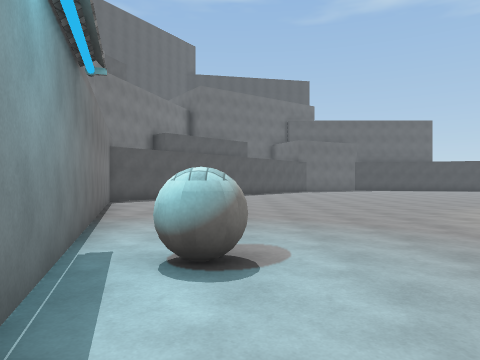
view 1 (above)

21 first-person views from a walk through a 3-D level made in the Unity game engine. The camera is 1.4 m above the floor, looks level and sees 70° across. The floor is counted in squares, 2 m on a side. Each view is taken from the middle of a square. On the plan, view 1 faces up. The plan holds only what a view shows up to about 11 squares ahead; the rest is blank. The place goes on beyond the plan. Surface patterns are stand-ins for the level's own textures.

view 2
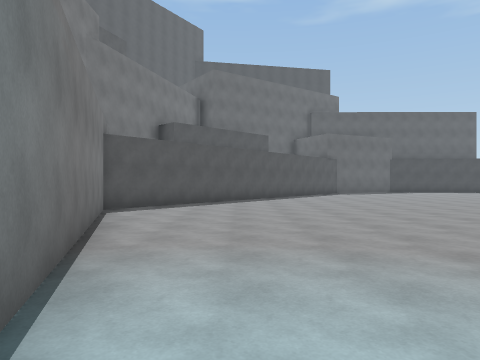

view 3
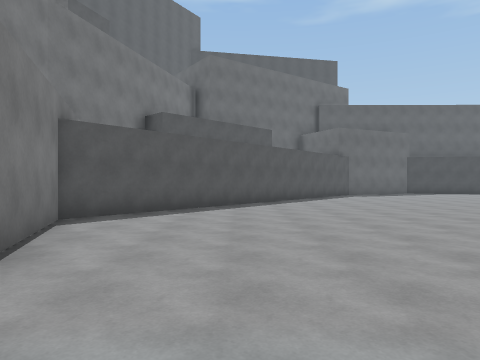

view 4
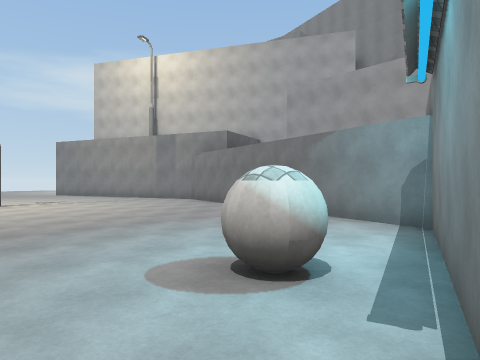

view 5
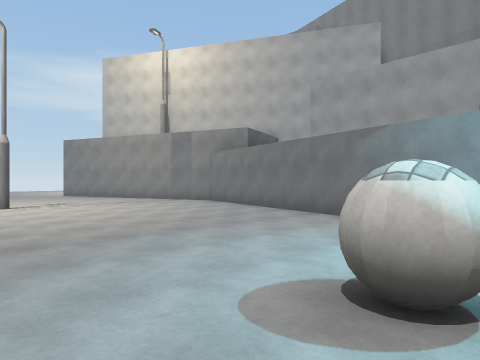

view 6
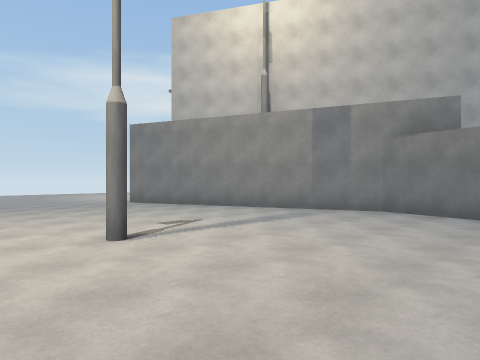

view 7
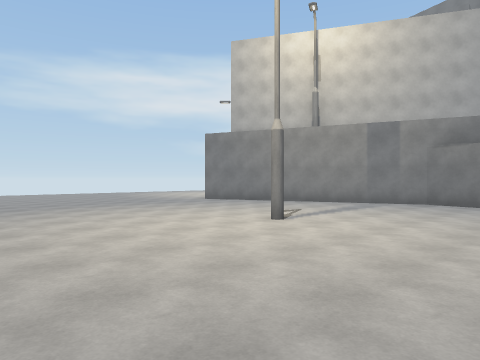

view 8
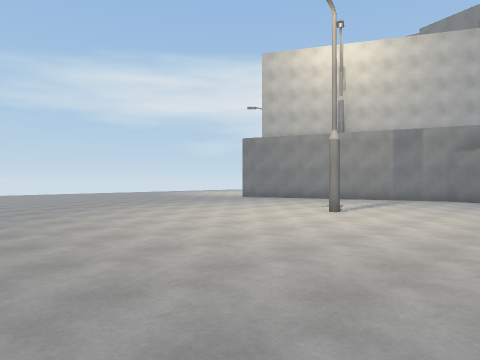

view 9
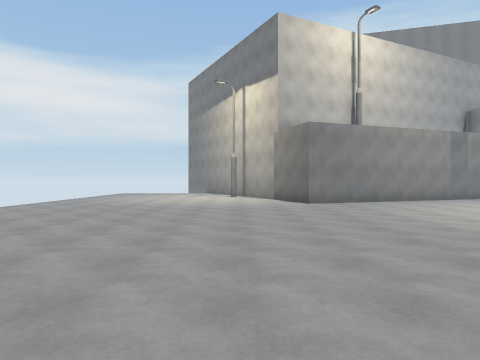

view 10
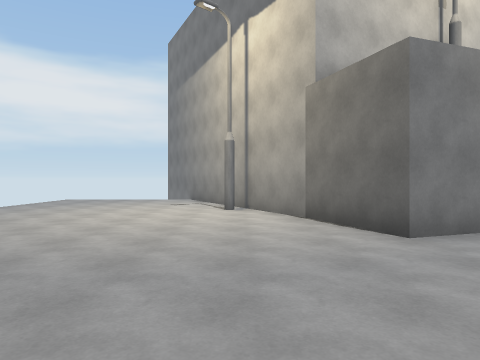

view 11
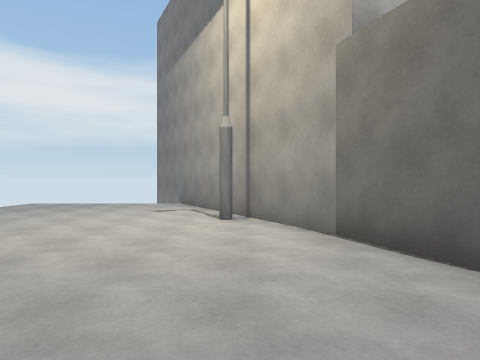

view 12
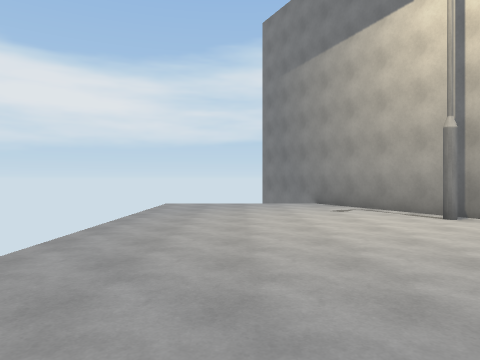

view 13
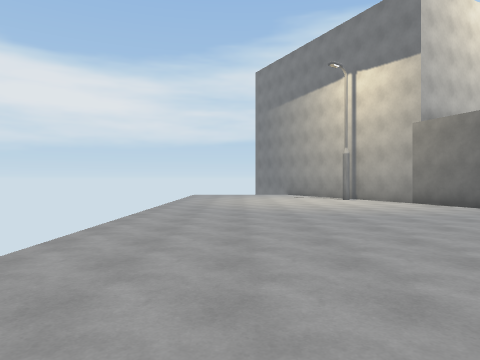

view 14
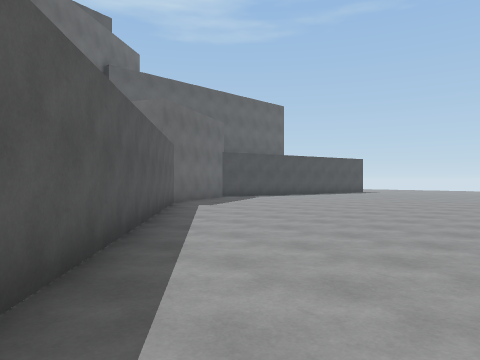

view 15
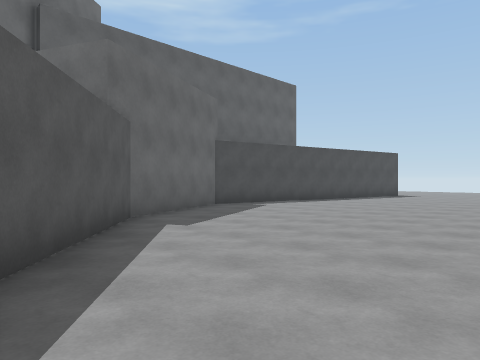

view 16
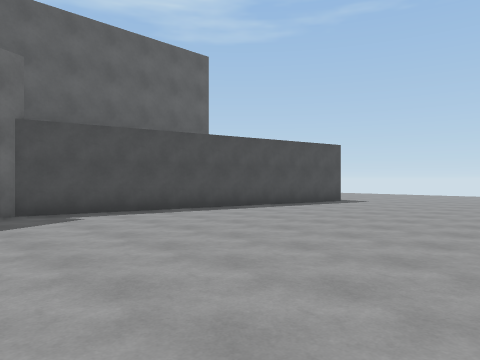

view 17
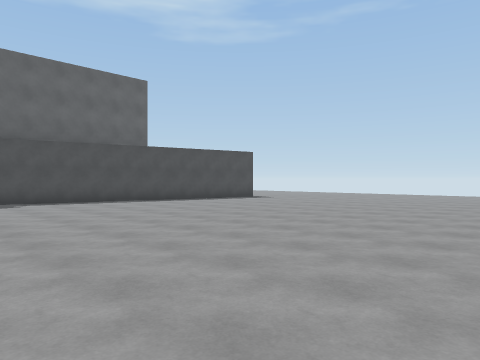

view 18
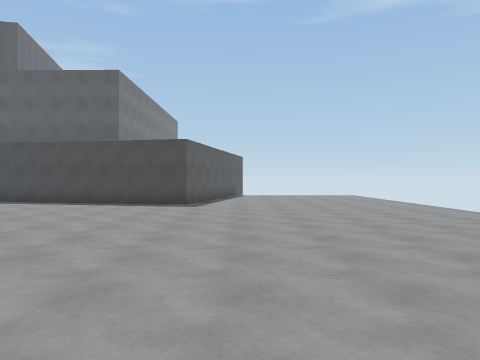

view 19
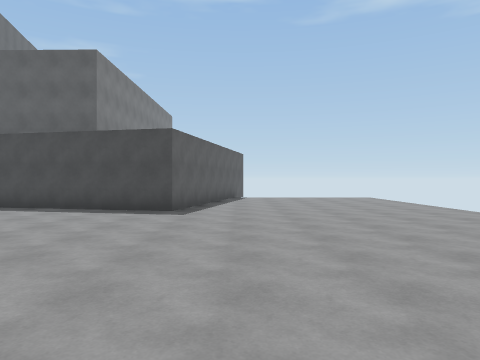

view 20
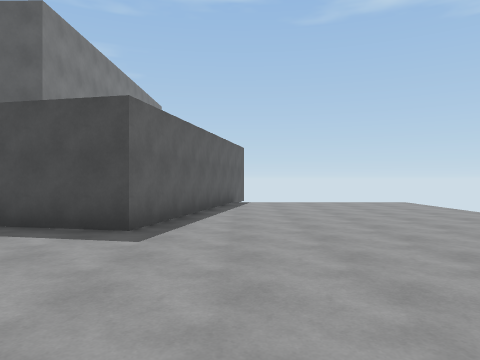

view 21
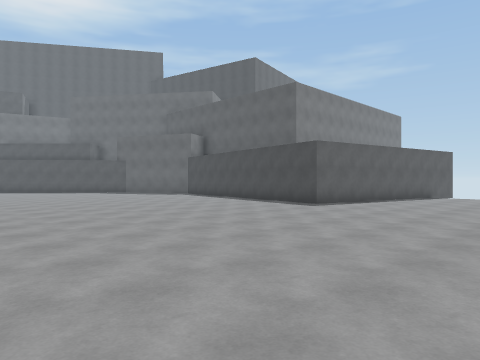

### Floor plan
Points are (right, up) in squares from view 1. A wall is a line through its corners. A room is listed if a view was taken in it or the views show most of it. See-through windows are left out.
Room 1 (views 1, 2, 3, 4, 5, 6, 7, 8, 9, 10, 11, 12, 13, 14, 15, 16, 17, 18, 19, 20, 21)
walls: (17.8, 27) (16.5, 20.7) (7.6, 22.6) (4.1, 21) (-4.2, 11) (-0.5, -0.4) (8.1, -2.6) (15, -0.1) (15.8, -2.4) (19.2, -9)
objects: other object (0, 3)

Where each view was taken, in squares from view 1:
view 1: 0 up, 0 right, facing up
view 2: 3 up, 1 left, facing up
view 3: 5 up, 1 left, facing up
view 4: 5 up, 2 left, facing down-right
view 5: 5 up, 1 left, facing down-right
view 6: 5 up, 5 right, facing down-right
view 7: 8 up, 5 right, facing down-right
view 8: 10 up, 5 right, facing down-right
view 9: 10 up, 17 right, facing down
view 10: 4 up, 17 right, facing down
view 11: 2 up, 17 right, facing down
view 12: 2 up, 21 right, facing down
view 13: 8 up, 21 right, facing down
view 14: 12 up, 2 left, facing up-right
view 15: 15 up, 1 right, facing up-right
view 16: 15 up, 6 right, facing up-right
view 17: 11 up, 6 right, facing up-right
view 18: 11 up, 18 right, facing up
view 19: 13 up, 18 right, facing up
view 20: 16 up, 18 right, facing up
view 21: 12 up, 22 right, facing up-left
